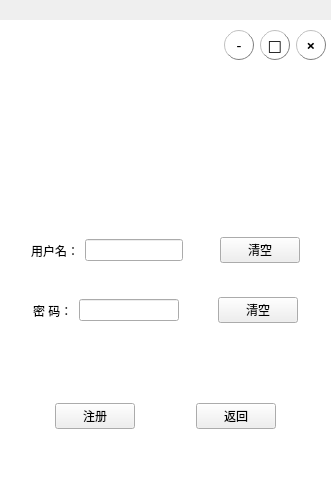
<?xml version="1.0" encoding="UTF-8"?>
<ui version="4.0">
 <class>regist</class>
 <widget class="QWidget" name="regist">
  <property name="geometry">
   <rect>
    <x>0</x>
    <y>0</y>
    <width>331</width>
    <height>491</height>
   </rect>
  </property>
  <property name="windowTitle">
   <string>Form</string>
  </property>
  <widget class="QWidget" name="widget_5" native="true">
   <property name="geometry">
    <rect>
     <x>0</x>
     <y>220</y>
     <width>331</width>
     <height>61</height>
    </rect>
   </property>
   <layout class="QHBoxLayout" name="horizontalLayout_5">
    <item>
     <spacer name="horizontalSpacer_9">
      <property name="orientation">
       <enum>Qt::Horizontal</enum>
      </property>
      <property name="sizeHint" stdset="0">
       <size>
        <width>40</width>
        <height>20</height>
       </size>
      </property>
     </spacer>
    </item>
    <item>
     <widget class="QLabel" name="IDlabel_3">
      <property name="text">
       <string>用户名：</string>
      </property>
     </widget>
    </item>
    <item>
     <widget class="QLineEdit" name="lineEdit"/>
    </item>
    <item>
     <spacer name="horizontalSpacer_11">
      <property name="orientation">
       <enum>Qt::Horizontal</enum>
      </property>
      <property name="sizeHint" stdset="0">
       <size>
        <width>40</width>
        <height>20</height>
       </size>
      </property>
     </spacer>
    </item>
    <item>
     <widget class="QPushButton" name="delete1Botton">
      <property name="text">
       <string>清空</string>
      </property>
     </widget>
    </item>
    <item>
     <spacer name="horizontalSpacer_10">
      <property name="orientation">
       <enum>Qt::Horizontal</enum>
      </property>
      <property name="sizeHint" stdset="0">
       <size>
        <width>40</width>
        <height>20</height>
       </size>
      </property>
     </spacer>
    </item>
   </layout>
  </widget>
  <widget class="QWidget" name="widget_6" native="true">
   <property name="geometry">
    <rect>
     <x>0</x>
     <y>280</y>
     <width>331</width>
     <height>61</height>
    </rect>
   </property>
   <layout class="QHBoxLayout" name="horizontalLayout_6">
    <item>
     <spacer name="horizontalSpacer_12">
      <property name="orientation">
       <enum>Qt::Horizontal</enum>
      </property>
      <property name="sizeHint" stdset="0">
       <size>
        <width>40</width>
        <height>20</height>
       </size>
      </property>
     </spacer>
    </item>
    <item>
     <widget class="QLabel" name="Pswlabel_2">
      <property name="text">
       <string>密 码：</string>
      </property>
     </widget>
    </item>
    <item>
     <widget class="QLineEdit" name="lineEdit_2"/>
    </item>
    <item>
     <spacer name="horizontalSpacer_14">
      <property name="orientation">
       <enum>Qt::Horizontal</enum>
      </property>
      <property name="sizeHint" stdset="0">
       <size>
        <width>40</width>
        <height>20</height>
       </size>
      </property>
     </spacer>
    </item>
    <item>
     <widget class="QPushButton" name="delete2botton">
      <property name="text">
       <string>清空</string>
      </property>
     </widget>
    </item>
    <item>
     <spacer name="horizontalSpacer_13">
      <property name="orientation">
       <enum>Qt::Horizontal</enum>
      </property>
      <property name="sizeHint" stdset="0">
       <size>
        <width>40</width>
        <height>20</height>
       </size>
      </property>
     </spacer>
    </item>
   </layout>
  </widget>
  <widget class="QWidget" name="widget_7" native="true">
   <property name="geometry">
    <rect>
     <x>0</x>
     <y>340</y>
     <width>331</width>
     <height>151</height>
    </rect>
   </property>
   <layout class="QGridLayout" name="gridLayout_2">
    <item row="2" column="1">
     <spacer name="verticalSpacer_6">
      <property name="orientation">
       <enum>Qt::Vertical</enum>
      </property>
      <property name="sizeHint" stdset="0">
       <size>
        <width>20</width>
        <height>10</height>
       </size>
      </property>
     </spacer>
    </item>
    <item row="0" column="1">
     <spacer name="verticalSpacer_7">
      <property name="orientation">
       <enum>Qt::Vertical</enum>
      </property>
      <property name="sizeHint" stdset="0">
       <size>
        <width>20</width>
        <height>40</height>
       </size>
      </property>
     </spacer>
    </item>
    <item row="1" column="1">
     <widget class="QPushButton" name="pushButton">
      <property name="text">
       <string>注册</string>
      </property>
     </widget>
    </item>
    <item row="1" column="4">
     <spacer name="horizontalSpacer_15">
      <property name="orientation">
       <enum>Qt::Horizontal</enum>
      </property>
      <property name="sizeHint" stdset="0">
       <size>
        <width>10</width>
        <height>20</height>
       </size>
      </property>
     </spacer>
    </item>
    <item row="1" column="0">
     <spacer name="horizontalSpacer_16">
      <property name="orientation">
       <enum>Qt::Horizontal</enum>
      </property>
      <property name="sizeHint" stdset="0">
       <size>
        <width>10</width>
        <height>20</height>
       </size>
      </property>
     </spacer>
    </item>
    <item row="1" column="3">
     <widget class="QPushButton" name="backButton">
      <property name="text">
       <string>返回</string>
      </property>
     </widget>
    </item>
    <item row="1" column="2">
     <spacer name="horizontalSpacer">
      <property name="orientation">
       <enum>Qt::Horizontal</enum>
      </property>
      <property name="sizeHint" stdset="0">
       <size>
        <width>40</width>
        <height>20</height>
       </size>
      </property>
     </spacer>
    </item>
   </layout>
  </widget>
  <widget class="QWidget" name="widget_8" native="true">
   <property name="geometry">
    <rect>
     <x>190</x>
     <y>20</y>
     <width>136</width>
     <height>51</height>
    </rect>
   </property>
   <layout class="QHBoxLayout" name="horizontalLayout_7">
    <item>
     <spacer name="horizontalSpacer_17">
      <property name="orientation">
       <enum>Qt::Horizontal</enum>
      </property>
      <property name="sizeHint" stdset="0">
       <size>
        <width>40</width>
        <height>20</height>
       </size>
      </property>
     </spacer>
    </item>
    <item>
     <widget class="QPushButton" name="hideButton">
      <property name="sizePolicy">
       <sizepolicy hsizetype="Expanding" vsizetype="Fixed">
        <horstretch>0</horstretch>
        <verstretch>0</verstretch>
       </sizepolicy>
      </property>
      <property name="minimumSize">
       <size>
        <width>30</width>
        <height>30</height>
       </size>
      </property>
      <property name="maximumSize">
       <size>
        <width>30</width>
        <height>30</height>
       </size>
      </property>
      <property name="font">
       <font>
        <family>微软雅黑</family>
        <pointsize>11</pointsize>
        <weight>50</weight>
        <bold>false</bold>
       </font>
      </property>
      <property name="styleSheet">
       <string notr="true">QPushButton{
border-radius:15px;
background-image: url(:/pic/backgroud0.jpg);
border:1px groove gray;
border-style:outset;
}
</string>
      </property>
      <property name="text">
       <string>-</string>
      </property>
     </widget>
    </item>
    <item>
     <widget class="QPushButton" name="maxButton">
      <property name="minimumSize">
       <size>
        <width>30</width>
        <height>30</height>
       </size>
      </property>
      <property name="maximumSize">
       <size>
        <width>30</width>
        <height>30</height>
       </size>
      </property>
      <property name="font">
       <font>
        <family>微软雅黑</family>
        <pointsize>11</pointsize>
        <weight>75</weight>
        <bold>true</bold>
       </font>
      </property>
      <property name="styleSheet">
       <string notr="true">QPushButton{
border-radius:15px;
background-image: url(:/pic/backgroud0.jpg);
border:1px groove gray;
border-style:outset;
}
</string>
      </property>
      <property name="text">
       <string>□</string>
      </property>
     </widget>
    </item>
    <item>
     <widget class="QPushButton" name="closeButton">
      <property name="minimumSize">
       <size>
        <width>30</width>
        <height>30</height>
       </size>
      </property>
      <property name="maximumSize">
       <size>
        <width>30</width>
        <height>30</height>
       </size>
      </property>
      <property name="font">
       <font>
        <family>微软雅黑</family>
        <pointsize>11</pointsize>
        <weight>75</weight>
        <bold>true</bold>
       </font>
      </property>
      <property name="styleSheet">
       <string notr="true">QPushButton{
border-radius:15px;
background-image: url(:/pic/backgroud0.jpg);
border:1px groove gray;
border-style:outset;
}
</string>
      </property>
      <property name="text">
       <string>×</string>
      </property>
     </widget>
    </item>
   </layout>
  </widget>
  <widget class="QListView" name="backlistView">
   <property name="geometry">
    <rect>
     <x>-10</x>
     <y>20</y>
     <width>341</width>
     <height>491</height>
    </rect>
   </property>
   <property name="styleSheet">
    <string notr="true">background-image: url(:/pic/backgroud0.jpg);
no-repeat center;border:0px;
</string>
   </property>
  </widget>
  <zorder>backlistView</zorder>
  <zorder>widget_5</zorder>
  <zorder>widget_6</zorder>
  <zorder>widget_7</zorder>
  <zorder>widget_8</zorder>
 </widget>
 <resources/>
 <connections/>
</ui>
